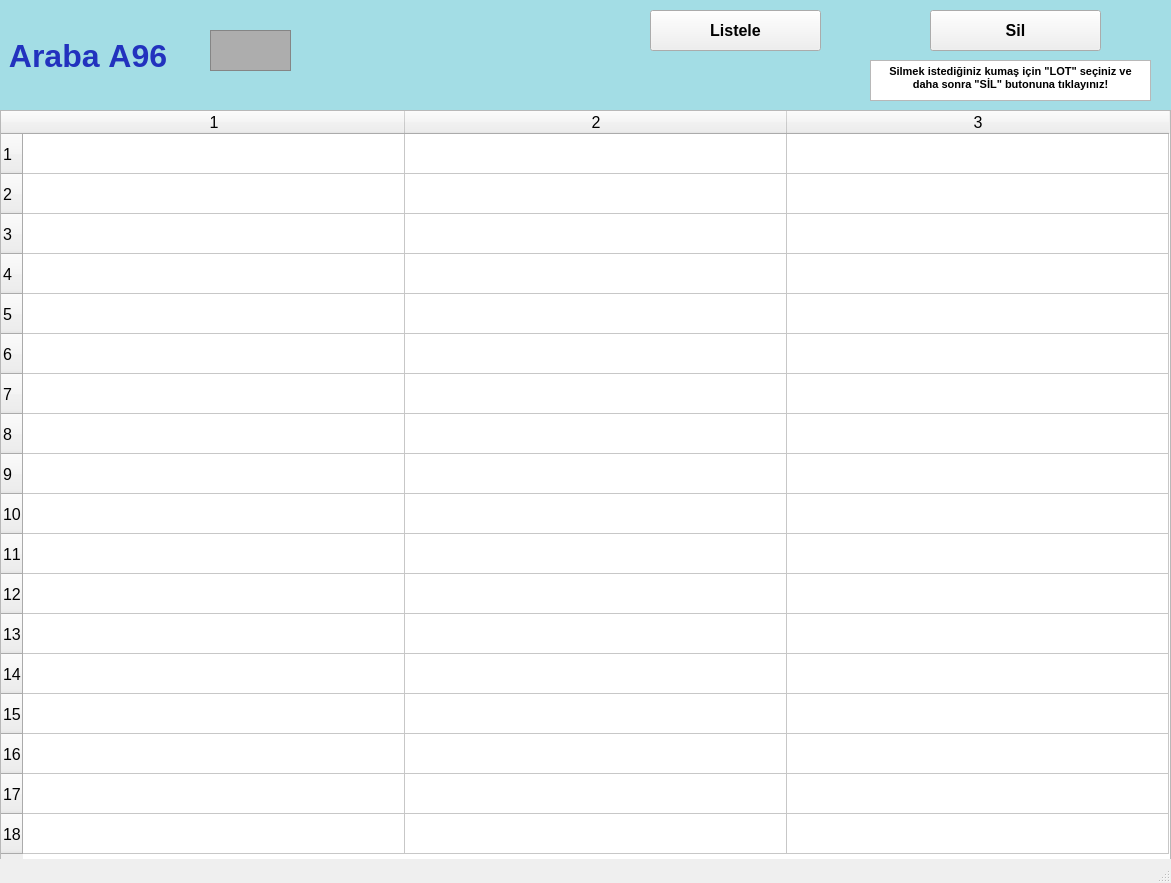
<?xml version="1.0" encoding="UTF-8"?>
<ui version="4.0">
 <class>arabalarA96_ekran</class>
 <widget class="QMainWindow" name="arabalarA96_ekran">
  <property name="geometry">
   <rect>
    <x>0</x>
    <y>0</y>
    <width>1171</width>
    <height>883</height>
   </rect>
  </property>
  <property name="font">
   <font>
    <pointsize>12</pointsize>
    <weight>50</weight>
    <bold>false</bold>
    <kerning>false</kerning>
   </font>
  </property>
  <property name="windowTitle">
   <string/>
  </property>
  <widget class="QWidget" name="centralwidget">
   <widget class="QLabel" name="arabaA1yazi_lbl">
    <property name="geometry">
     <rect>
      <x>0</x>
      <y>0</y>
      <width>1171</width>
      <height>111</height>
     </rect>
    </property>
    <property name="font">
     <font>
      <pointsize>24</pointsize>
      <weight>75</weight>
      <bold>true</bold>
     </font>
    </property>
    <property name="styleSheet">
     <string notr="true">background-color: rgb(163, 221, 229);
color: rgb(34, 50, 190);</string>
    </property>
    <property name="text">
     <string> Araba A96</string>
    </property>
   </widget>
   <widget class="QFrame" name="arabaA1_img">
    <property name="geometry">
     <rect>
      <x>210</x>
      <y>30</y>
      <width>81</width>
      <height>41</height>
     </rect>
    </property>
    <property name="styleSheet">
     <string notr="true">background-color: rgb(173, 173, 173);</string>
    </property>
    <property name="frameShape">
     <enum>QFrame::StyledPanel</enum>
    </property>
    <property name="frameShadow">
     <enum>QFrame::Raised</enum>
    </property>
   </widget>
   <widget class="QPushButton" name="listele96_btn">
    <property name="geometry">
     <rect>
      <x>650</x>
      <y>10</y>
      <width>171</width>
      <height>41</height>
     </rect>
    </property>
    <property name="font">
     <font>
      <pointsize>12</pointsize>
      <weight>75</weight>
      <bold>true</bold>
     </font>
    </property>
    <property name="text">
     <string>Listele</string>
    </property>
   </widget>
   <widget class="QTableWidget" name="A96_tw">
    <property name="geometry">
     <rect>
      <x>0</x>
      <y>110</y>
      <width>1171</width>
      <height>751</height>
     </rect>
    </property>
    <property name="baseSize">
     <size>
      <width>0</width>
      <height>0</height>
     </size>
    </property>
    <property name="rowCount">
     <number>18</number>
    </property>
    <property name="columnCount">
     <number>3</number>
    </property>
    <attribute name="horizontalHeaderVisible">
     <bool>true</bool>
    </attribute>
    <attribute name="horizontalHeaderCascadingSectionResizes">
     <bool>false</bool>
    </attribute>
    <attribute name="horizontalHeaderDefaultSectionSize">
     <number>382</number>
    </attribute>
    <attribute name="horizontalHeaderMinimumSectionSize">
     <number>38</number>
    </attribute>
    <attribute name="verticalHeaderDefaultSectionSize">
     <number>40</number>
    </attribute>
    <attribute name="verticalHeaderMinimumSectionSize">
     <number>23</number>
    </attribute>
    <row/>
    <row/>
    <row/>
    <row/>
    <row/>
    <row/>
    <row/>
    <row/>
    <row/>
    <row/>
    <row/>
    <row/>
    <row/>
    <row/>
    <row/>
    <row/>
    <row/>
    <row/>
    <column/>
    <column/>
    <column/>
   </widget>
   <widget class="QPushButton" name="sil96_btn">
    <property name="geometry">
     <rect>
      <x>930</x>
      <y>10</y>
      <width>171</width>
      <height>41</height>
     </rect>
    </property>
    <property name="font">
     <font>
      <pointsize>12</pointsize>
      <weight>75</weight>
      <bold>true</bold>
     </font>
    </property>
    <property name="text">
     <string>Sil</string>
    </property>
   </widget>
   <widget class="QTextBrowser" name="textBrowser">
    <property name="geometry">
     <rect>
      <x>870</x>
      <y>60</y>
      <width>281</width>
      <height>41</height>
     </rect>
    </property>
    <property name="html">
     <string>&lt;!DOCTYPE HTML PUBLIC &quot;-//W3C//DTD HTML 4.0//EN&quot; &quot;http://www.w3.org/TR/REC-html40/strict.dtd&quot;&gt;
&lt;html&gt;&lt;head&gt;&lt;meta name=&quot;qrichtext&quot; content=&quot;1&quot; /&gt;&lt;style type=&quot;text/css&quot;&gt;
p, li { white-space: pre-wrap; }
&lt;/style&gt;&lt;/head&gt;&lt;body style=&quot; font-family:'MS Shell Dlg 2'; font-size:12pt; font-weight:400; font-style:normal;&quot;&gt;
&lt;p align=&quot;center&quot; style=&quot; margin-top:0px; margin-bottom:0px; margin-left:0px; margin-right:0px; -qt-block-indent:0; text-indent:0px;&quot;&gt;&lt;span style=&quot; font-size:8pt; font-weight:600;&quot;&gt;Silmek istediğiniz kumaş için &amp;quot;LOT&amp;quot; seçiniz ve daha sonra &amp;quot;SİL&amp;quot; butonuna tıklayınız!&lt;/span&gt;&lt;/p&gt;&lt;/body&gt;&lt;/html&gt;</string>
    </property>
   </widget>
  </widget>
  <widget class="QStatusBar" name="statusbar"/>
 </widget>
 <resources/>
 <connections/>
</ui>
